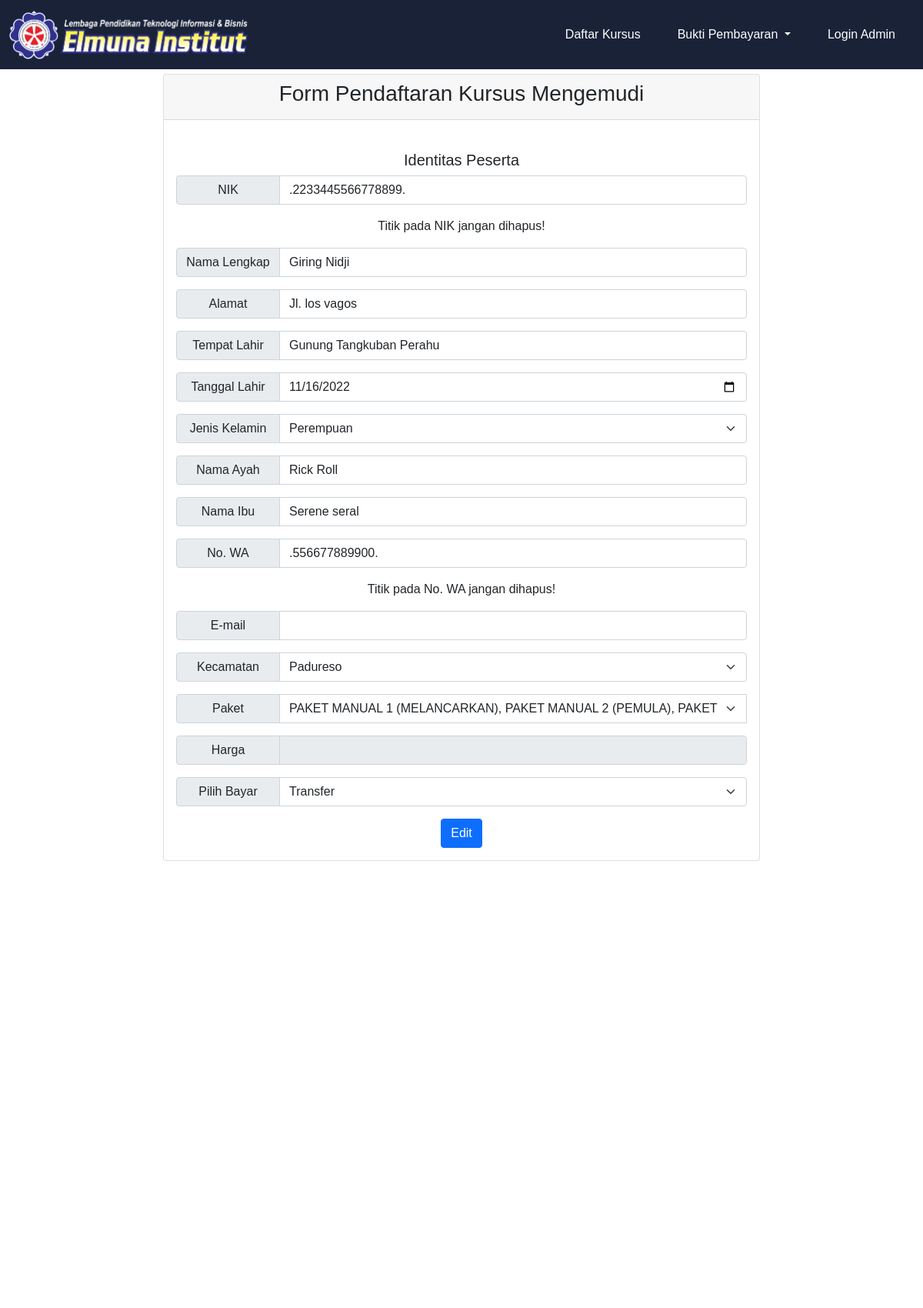
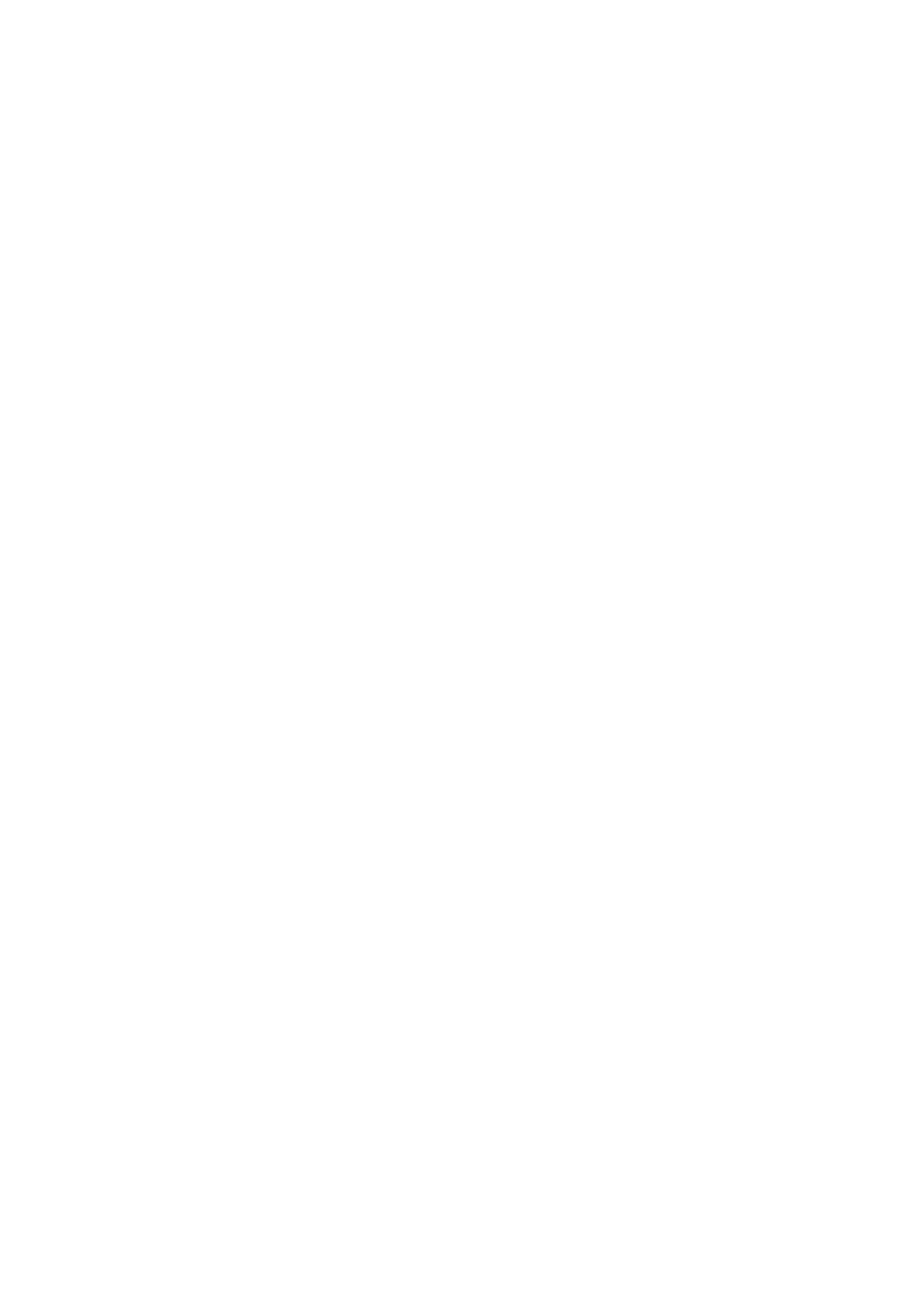
/form_edit.php?id=42 (upper part), run on the app's committed database (2 pictures, top to bottom).
### tables this page shows
CREATE TABLE `daftar_mengemudi` (
  `id` int(11) NOT NULL,
  `nik` varchar(100) NOT NULL,
  `nama` varchar(100) NOT NULL,
  `alamat` varchar(100) NOT NULL,
  `tempat_lahir` varchar(100) NOT NULL,
  `tanggal_lahir` varchar(100) NOT NULL,
  `jk` varchar(100) NOT NULL,
  `nama_ayah` varchar(100) NOT NULL,
  `nama_ibu` varchar(100) NOT NULL,
  `telepon` varchar(100) NOT NULL,
  `email` varchar(100) NOT NULL,
  `kecamatan` varchar(100) NOT NULL,
  `paket` text NOT NULL,
  `pilih_bayar` varchar(100) NOT NULL,
  `tanggal_upload` timestamp NOT NULL DEFAULT current_timestamp() ON UPDATE current_timestamp()
);

### form_edit.php (the view, shortened to what this page needs)
<?php
include 'koneksi.php';
$data_edit = mysqli_query($conn, "SELECT * FROM daftar_mengemudi WHERE id = '" . $_GET['id'] . "'");
$result = mysqli_fetch_array($data_edit);
?>
<!DOCTYPE html>
<html lang="en">
<head>
    <link href="https://cdn.jsdelivr.net/npm/bootstrap@5.0.2/dist/css/bootstrap.min.css" rel="stylesheet">
</head>
<body>
    <header>
        <nav class="navbar navbar-expand-md navbar-dark fixed-top" style="background-color: #1A2238;">
            <div class="container-fluid">
                <a class="navbar-brand" href="index.php" style="margin-left: auto; margin-right: auto;">
                    <img src="assets/foto/elmuna.png" alt="" width="310,25px" height="64,25px">
                </a>
                <div class="collapse navbar-collapse" id="navbarSupportedContent">
                    <ul class="navbar-nav ms-auto mb-2 mb-lg-0">
                        <li class="nav-item mx-3">
                            <a class="nav-link active" aria-current="page" href="index.php">Daftar Kursus</a>
                        </li>
                        <li class="nav-item dropdown mx-3">
                            <a class="nav-link dropdown-toggle active" href="#" id="navbarDropdown" role="button" data-bs-toggle="dropdown" aria-expanded="false">
                                Bukti Pembayaran
                            </a>
                        </li>
                        <li class="nav-item mx-3">
                            <a class="nav-link active" href="login_admin.php">Login Admin</a>
                        </li>
                    </ul>
                </div>
            </div>
        </nav>
    </header>
    <br><br><br><br>
    <div class="container">
        <div class="card">
            <div class="card-header">
                <center>
                    <h3>Form Pendaftaran Kursus Mengemudi</h3>
                </center>
            </div>
            <br>
            <div class="card-body">
                <form action="" method="post">
                    <center>
                        <h5>Identitas Peserta</h5>
                    </center>
                    <div class="input-group mb-3">
                        <span class="input-group-text" style="width: 135px; justify-content:center;">
                            <center>NIK</center>
                        </span>
                        <input type="text" class="form-control" name="nik" value="<?php echo $result['nik'] ?>" required>
                    </div>
                    <center>
                        <p>Titik pada NIK jangan dihapus!</p>
                    </center>
                    <div class="input-group mb-3">
                        <span class="input-group-text" style="width: 135px; justify-content:center;">
                            <center>Nama Lengkap</center>
                        </span>
                        <input type="text" class="form-control" name="nama" value="<?php echo $result['nama'] ?>" required>
                    </div>
                    <div class="input-group mb-3">
                        <span class="input-group-text" style="width: 135px; justify-content:center;">
                            <center>Alamat</center>
                        </span>
                        <input type="text" class="form-control" name="alamat" value="<?php echo $result['alamat'] ?>" required>
                    </div>
                    <div class="input-group mb-3">
                        <span class="input-group-text" style="width: 135px; justify-content:center;">
                            <center>Tempat Lahir</center>
                        </span>
                        <input type="text" class="form-control" name="tempat_lahir" value="<?php echo $result['tempat_lahir'] ?>" required>
                    </div>
                    <div class="input-group mb-3">
                        <span class="input-group-text" style="width: 135px; justify-content:center;">
                            <center>Tanggal Lahir</center>
                        </span>
                        <input type="date" class="form-control" name="tanggal_lahir" value="<?php echo $result['tanggal_lahir'] ?>" required>
                    </div>
                    <div class="input-group mb-3">
                        <span class="input-group-text" style="width: 135px; justify-content:center;">
                            <center>Jenis Kelamin</center>
                        </span>
                        <select class="form-select" aria-label="Default select example" name="jk">
                            <option><?php echo $result['jk'] ?></option>
                        </select>
                    </div>
                    <div class="input-group mb-3">
                        <span class="input-group-text" style="width: 135px; justify-content:center;">
                            <center>Nama Ayah</center>
                        </span>
                        <input type="text" class="form-control" name="nama_ayah" value="<?php echo $result['nama_ayah'] ?>" required>
                    </div>
                    <div class="input-group mb-3">
                        <span class="input-group-text" style="width: 135px; justify-content:center;">
                            <center>Nama Ibu</center>
                        </span>
                        <input type="text" class="form-control" name="nama_ibu" value="<?php echo $result['nama_ibu'] ?>" required>
                    </div>
                    <div class="input-group mb-3">
                        <span class="input-group-text" style="width: 135px; justify-content:center;">
                            <center>No. WA</center>
                        </span>
                        <input type="text" class="form-control" name="telepon" value="<?php echo $result['telepon'] ?>" required>
                    </div>
                    <center>
                        <p>Titik pada No. WA jangan dihapus!</p>
                    </center>
                    <div class="input-group mb-3">
                        <span class="input-group-text" style="width: 135px; justify-content:center;">
                            <center>E-mail</center>
                        </span>
                        <input type="email" class="form-control" value="<?php echo $result['email'] ?>" name="email">
                    </div>
                    <div class="input-group mb-3">
                        <span class="input-group-text" style="width: 135px; justify-content:center;">
                            <center>Kecamatan</center>
                        </span>
                        <select class="form-select" aria-label="Default select example" name="kecamatan">
                            <option><?php echo $result['kecamatan'] ?></option>
                        </select>
                    </div>
                    <div class="input-group mb-3">
                        <span class="input-group-text" style="width: 135px; justify-content:center;">
                            <center>Paket</center>
                        </span>
                        <select class="form-select" aria-label="Default select example" name="paket" id="paket">
                            <option value=""><?php echo $result['paket'] ?></option>
                        </select>
                    </div>
                    <div class="input-group mb-3">
                        <span class="input-group-text" style="width: 135px; justify-content:center;">
                            <center>Harga</center>
                        </span>
                        <input type="text" class="form-control" name="harga" id="pilihpaket" value="<?php echo $result['harga'] ?>" readonly>
                    </div>
                    <div class="input-group mb-3">
                        <span class="input-group-text" style="width: 135px; justify-content:center;">
                            <center>Pilih Bayar</center>
                        </span>
                        <select class="form-select" aria-label="Default select example" name="pilih_bayar">
                            <option><?php echo $result['pilih_bayar'] ?></option>
                        </select>
                    </div>
                    <center><button type="submit" class="btn btn-primary" name="edit">Edit</button></center>
                </form>
            </div>
        </div>
    </div>
</body>
</html>

### form_edit.php (style rules this page uses)
*, html, body { margin: 0; padding: 0; box-sizing: border-box; font-family: Arial, Helvetica, sans-serif; scroll-behavior: smooth; }
.container { max-width: 800px; height: 500vh; }

### data on the page
daftar_mengemudi: nik ".2233445566778899.", nama "Giring Nidji", alamat "Jl. los vagos", tempat_lahir "Gunung Tangkuban Perahu", tanggal_lahir "11/16/2022", jk "Perempuan", nama_ayah "Rick Roll", nama_ibu "Serene seral", telepon ".556677889900.", kecamatan "Padureso", paket "PAKET MANUAL 1 (MELANCARKAN), PAKET MANUAL 2 (PEMULA), PAKET MANUAL 3 (MAHIR), PAKET MATIC 1 (PEMULA)", pilih_bayar "Transfer"
